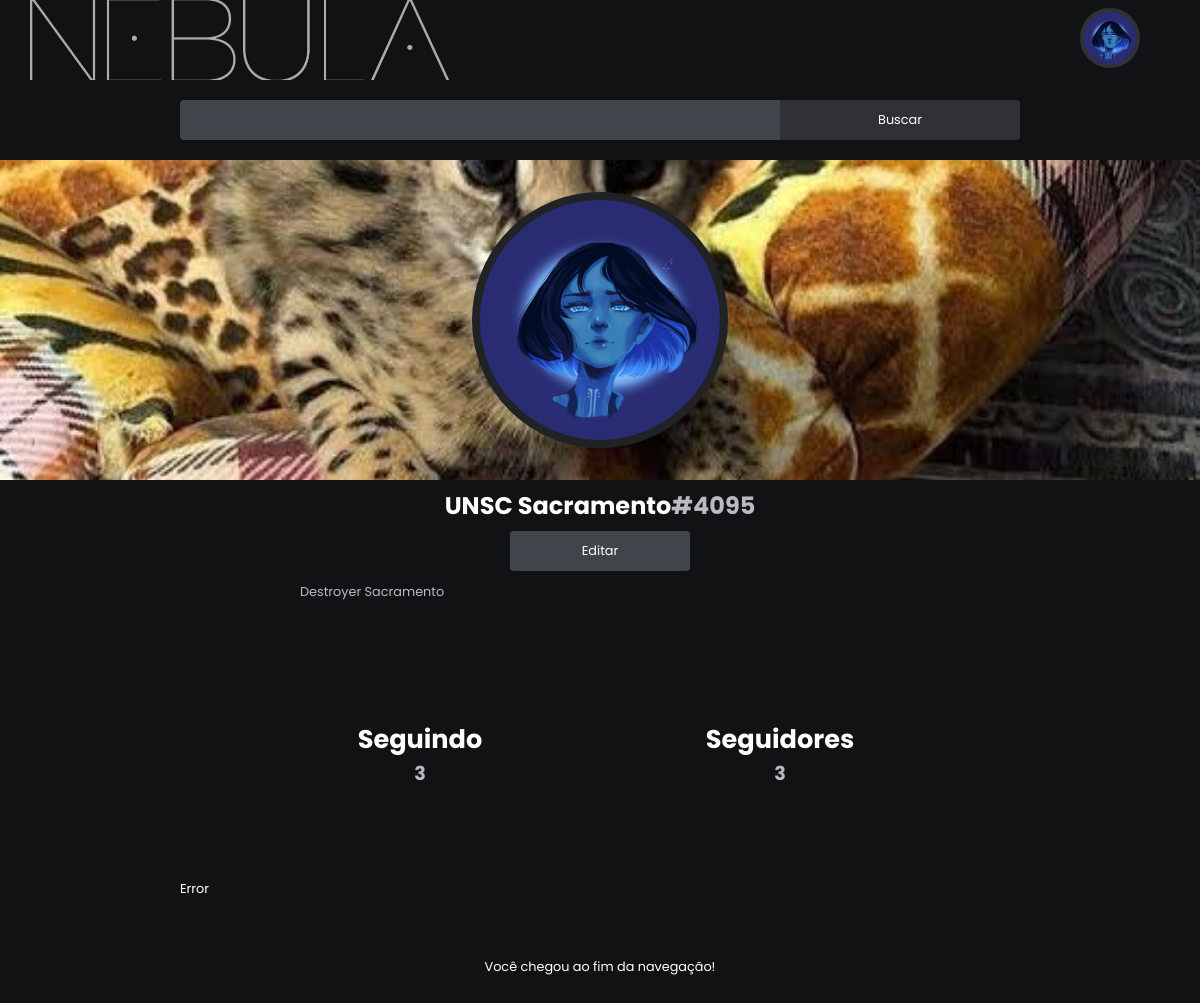
/meuperfil.php (signed in), run on the app's committed database.
### tables this page shows
CREATE TABLE `users` (
  `id` int(16) unsigned NOT NULL DEFAULT 0,
  `usuario` varchar(16) NOT NULL DEFAULT 'Nulo',
  `uid` varchar(4) NOT NULL DEFAULT '1000',
  `bio` varchar(450) DEFAULT 'T2zDoSwgZXUgc291IG5vdm8oYSkgbm8gTmVidWxhIQ==',
  `icon` varchar(20) NOT NULL DEFAULT 'df.png',
  `banner` varchar(20) NOT NULL DEFAULT 'df.jpg',
  `seguindo` int(10) unsigned NOT NULL DEFAULT 0,
  `seguidores` int(10) unsigned NOT NULL DEFAULT 0,
  `tipo` int(1) unsigned NOT NULL DEFAULT 0,
  PRIMARY KEY (`id`)
);

### meuperfil.php (the view, shortened to what this page needs)
<?php
include ("php/conexao.php");
$id = $_SESSION['id'];
$sql = "select * from users where id='$id'";
$result=mysqli_query($conn,$sql);
while($tabela=mysqli_fetch_array($result))
{
$id = $tabela["id"];
$usuario = $tabela["usuario"];
$uid = $tabela["uid"];
$bio = base64_decode($tabela["bio"]);
$banner = $tabela["banner"];
$icon = $tabela["icon"];
$seguindo = $tabela["seguindo"];
$seguidores = $tabela["seguidores"];
}
$bio = htmlspecialchars($bio);
?>
<!DOCTYPE html>
<html lang='pt-br'>
  <head>
    <link rel='stylesheet' href='../css/profile.css'>
    <link rel='stylesheet' href='../css/estilo.css'>
  </head>
  <body>
    <?php
    $sql = "select * from users where id='$id'";
$result=mysqli_query($conn,$sql);
while($tabela=mysqli_fetch_array($result))
{
$icone = $tabela["icon"];
$usuario = $tabela["usuario"];
}
    include 'php/navmain.php';
    ?>
    <div id="perfil">
      <?php
      echo "<div id='banner' style='background-image: url(../img/user_banners/$banner);'>
        <div id='icon' style='background-image: url(../img/user_icons/$icon);'>
        ";
        ?>
      </div>
      </div>
      <form action="editarperfil.php">
        <?php
        echo "<h1 id='username'> $usuario<b class='gray'>#$uid</b> </h1>";
        ?>
        <input id="editbtn" type="submit" value="Editar">
        <?php
        echo "<p class='gray' id='bio'> $bio </p>";
        ?>
      </form>
      <div id="seg">
        <div id='seguindo'> <?php echo "<h1> Seguindo </h1> <h2 class='gray'> $seguindo </h2>"; ?> </div>
        <div id='seguido'> <?php echo "<h1> Seguidores </h1> <h2 class='gray'> $seguidores </h2>"; ?> </div>
      </div>
    </div>
    <div id="myposts"></div>
<p id="end"> Você chegou ao fim da navegação! </p>
  </body>
</html>

### php/navmain.php (shortened to what this page needs)
<div id="space"></div>
<div id="navbar">
  <form id="logo" action="principal.php" method="post"><input id="logobtn" type="submit" value=""></form>
  <form action="pesquisa.php" method="get" id="pesquisa">
    <div id="buscainp"> <input id="inp" type="text" name="busca" required> <input id="buscabtn" type="submit" value="Buscar"> </div>
  </form>
  <div id="navicodiv"> <?php echo "<div id='navico' onClick='openmenu();' style='background-image: url(img/user_icons/$icone);'> </div>"; ?> </div>
</div>

### css/profile.css (style rules this page uses)
#perfil { height: 90vh; width: 100vw; display: grid; grid-template-rows: 40vh 30vh 10vh; ; text-align: center; }
#banner { background-size: cover; background-position: center; }
#icon { height: 30vh; width: 30vh; background-size: cover; background-position: center; border-radius: 100%; border: 1vh solid #202225; margin-left: auto; margin-right: auto; margin-top: 4vh; }
#username { margin-top: 1vh; }
#editbtn { height: 5vh; width: 10vw; border: hidden; border-radius: 0.5vh; background-color: #40444B; margin-top: 1vh; margin-bottom: 1.5vh; transition: 0.3s; }
#bio { margin-left: auto; margin-right: auto; text-align: justify; width: 30vw; }
#seg { display: grid; grid-template-columns: repeat(4, 25vw); }
#seguindo { grid-column-start: 2; grid-column-end: 3; }
#myposts { width: 50vw; margin-left: auto; margin-right: auto; }
#end { text-align: center; margin-top: 7.5vh; margin-bottom: 7.5vh; }
@media screen and (min-device-width: 430px) and (max-device-width: 1024px) { #username { margin-top: 1vh; font-size: 3vh; } }
@media screen and (min-device-width: 430px) and (max-device-width: 1024px) { #editbtn { width: 15vw; } }
@media screen and (min-device-width: 430px) and (max-device-width: 1024px) { #bio { width: 50vw; } }
@media screen and (min-device-width: 430px) and (max-device-width: 1024px) { #seg { grid-template-columns: 20vw 30vw 30vw 20vw; } }
@media screen and (min-device-width: 430px) and (max-device-width: 1024px) { #myposts { width: 70vw; } }

### css/estilo.css (style rules this page uses)
* { margin: 0; overflow-x: hidden; scroll-behavior: smooth; }
body { background-color: #111214; font-family: Poppins, sans-serif; font-size: 1.6vh; color: #fff; }
input { font-family: Poppins, sans-serif; font-size: 1.6vh; color: white; }
.gray { color: #B9BBBE; }

### php/navmain.php (style rules this page uses)
#space { height: 10vh; }
#navbar { height: 10vh; width: 100vw; display: grid; grid-template-columns: 20vw 72.5vw 7.5vw; position: fixed; top: 0; background-color: #111214AA; }
#logo { background-image: url(../img/logos/white.png); background-size: 15vw; background-position: center; background-repeat: no-repeat; transition: 0.3s; }
#logobtn { margin-top: 1vh; margin-left: 1vw; height: 8vh; width: 18vw; background-color: #0000; border: hidden; }
#buscainp { display: grid; grid-template-columns: 10vw 30vw 10vw 20vw; grid-template-rows: 2.5vh 5vh 2.5vh; }
#inp { grid-column-start: 2; grid-column-end: 3; grid-row-start: 2; grid-row-end: 3; background-color: #40444B; border: hidden; border-radius: 0.5vh 0vh 0vh 0.5vh; }
#buscabtn { grid-column-start: 3; grid-column-end: 4; grid-row-start: 2; grid-row-end: 3; background-color: #2F3136; border: hidden; border-radius: 0vh 0.5vh 0.5vh 0vh; transition: 0.3s; }
#navicodiv { display: grid; grid-template-columns: auto 7.5vh auto; grid-auto-rows: 1.25vh 7.5vh 1.25vh; margin-left: auto; margin-right: auto; }
#navico { background-size: cover; background-position: center; background-repeat: no-repeat; grid-row-start: 2; grid-row-end: 3; grid-column-start: 2; grid-column-end: 3; border-radius: 100%; border: 0.4vh solid #2F3136; transition: 0.3s; display: grid; }
@media screen and (min-device-width: 430px) and (max-device-width: 1024px) { #space { height: 20vh; } }
@media screen and (min-device-width: 430px) and (max-device-width: 1024px) { #navbar { height: 20vh; grid-template-columns: 40vw auto 10vw 10vw 15vw; grid-template-rows: 10vh 10vh; } }
@media screen and (min-device-width: 430px) and (max-device-width: 1024px) { #logo { background-size: 35vw; } }
@media screen and (min-device-width: 430px) and (max-device-width: 1024px) { #logobtn { width: 38vw; background-color: #0000; } }
@media screen and (min-device-width: 430px) and (max-device-width: 1024px) { #pesquisa { grid-column-start: 1; grid-column-end: 6; grid-row-start: 2; grid-row-end: 3; } }
@media screen and (min-device-width: 430px) and (max-device-width: 1024px) { #buscainp { grid-template-columns: 15vw 50vw 20vw 15vw; grid-template-rows: 2.5vh 5vh 2.5vh; } }
@media screen and (min-device-width: 430px) and (max-device-width: 1024px) { #navicodiv { grid-column-start: 5; grid-column-end: 6; display: grid; grid-template-columns: 1fr 7.5vh 1fr; grid-template-rows: 1vh 7.5vh 1vh; margin-left: auto; margin-right: auto; } }
@media screen and (min-device-width: 430px) and (max-device-width: 1024px) { #navico { border: 0.5vh solid #2F3136; } }

### data on the page
users: icon (picture), banner (picture), usuario "UNSC Sacramento", uid "4095", bio "Destroyer Sacramento", seguindo "3", seguidores "3"
